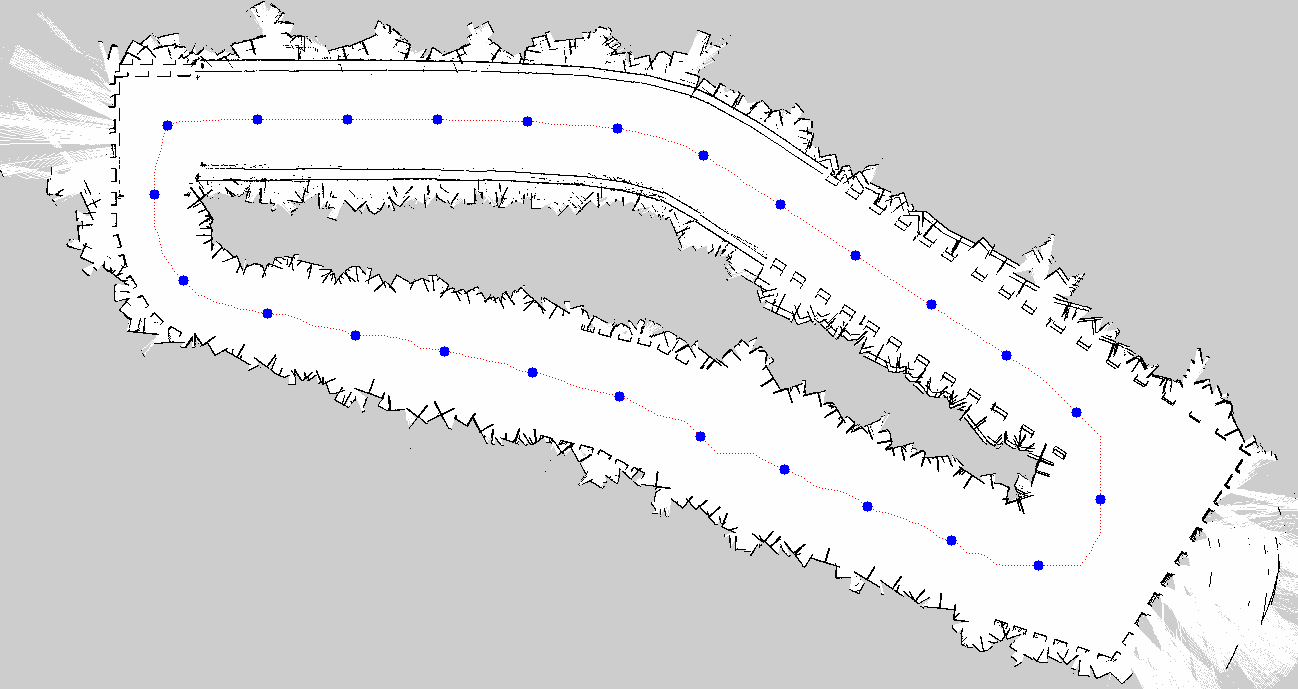
#> input picture ros2_ws/src/offroad_nav2/config/lap_route.png, 1298 x 689 px
$ python make_lap_route.py ../config/lap_route.png out.png
#> lines starting #> are read from the running program, lines starting #| are printed output that depends on the picture; after the words box and inside, x2 and y2 are one past the last pixel; in counts of white or black regions, pixels touching at a corner belong together
#!/usr/bin/env python3
"""Centreline lap route on the RoboCross static map: Dijkstra over free cells (cost ~ exp(-clearance)) through rough
via points, sampled every 18 m. Writes config/lap_route.json (map-frame x,y,yaw) + a PNG for inspection."""
import heapq
import json
import math
import sys

import cv2
import numpy as np

MAP = sys.argv[1]
OUT = sys.argv[2]
res, ox, oy = 0.2, -31.4, -113.0
im = cv2.imread(MAP, cv2.IMREAD_GRAYSCALE)
#> im: shape (689, 1298); min 0, max 254, mean 218.8
H, W = im.shape
#> H = 689; W = 1298
free = (im >= 250).astype(np.uint8)
#> free: shape (689, 1298); values 0 (black) and 1 (white), 40% white; 314 white regions (294 under 20 px), largest, box (x1, y1, x2, y2) and area: (0, 2, 1298, 689) 345844, (304, 179, 601, 219) 6121, (344, 22, 409, 60) 1306
free = cv2.erode(free, np.ones((9, 9), np.uint8))          # keep 0.9 m from anything occupied/unknown
#> free: shape (689, 1298); values 0 (black) and 1 (white), 24.5% white; 110 white regions (67 under 20 px), largest, box (x1, y1, x2, y2) and area: (120, 75, 1274, 651) 122237, (159, 124, 1096, 561) 89402, (52, 161, 115, 261) 1696
dt = cv2.distanceTransform(free, cv2.DIST_L2, 5) * res
# only the component containing the start: via points must not snap into disconnected strips
n_cc, lab = cv2.connectedComponents(free)
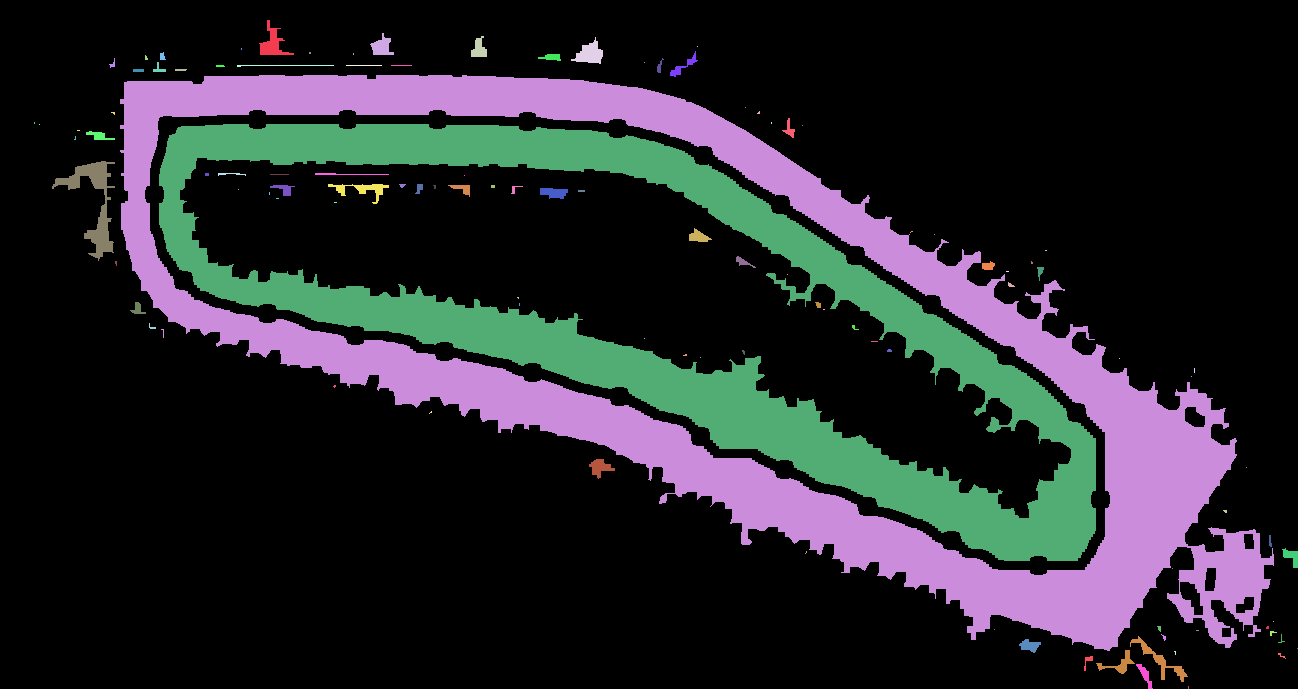
#> lab: shape (689, 1298) int32; 111 distinct labels, from 0 to 110; one colour per label, 0 black
#> n_cc = 111
main_cc = lab[int(H - 1 - (-1 - -113.0) / res), int(round((0 + 31.4) / res))]
#> main_cc = 23
free = (lab == main_cc).astype(np.uint8)
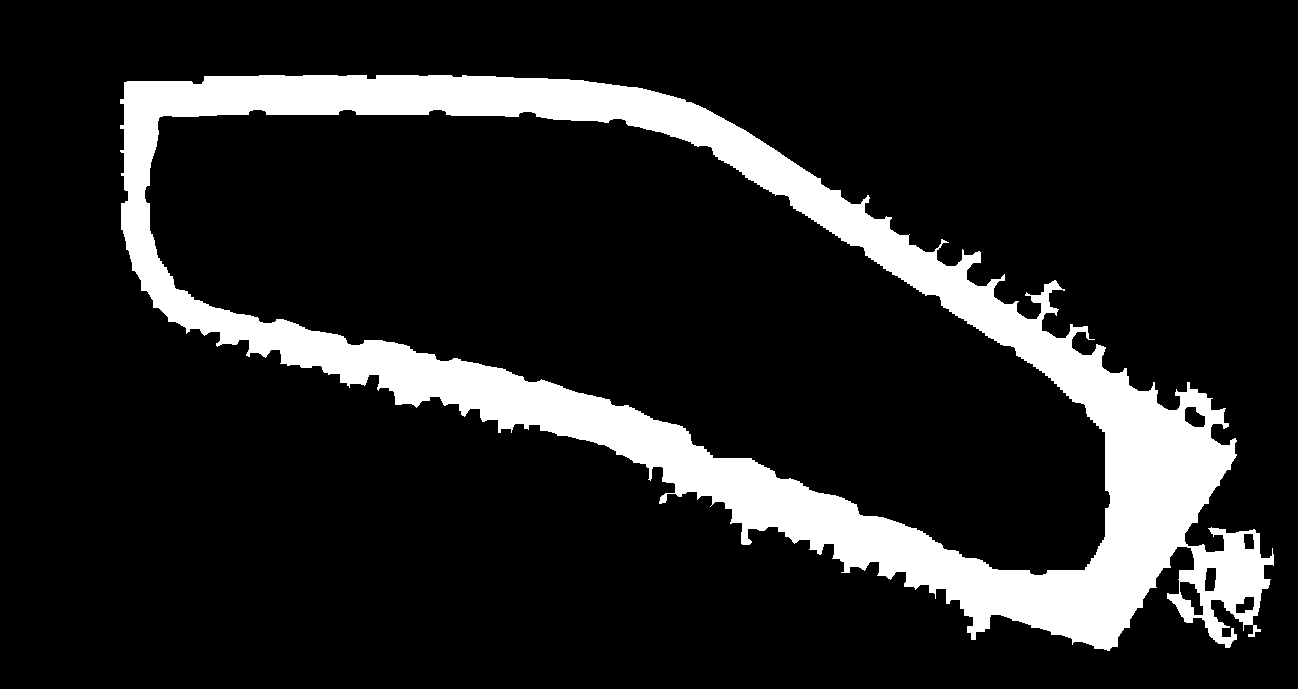
#> free: shape (689, 1298); values 0 (black) and 1 (white), 13.7% white; 1 white region, box (x1, y1, x2, y2) and area: (120, 75, 1274, 651) 122237
print('main component cells', int(free.sum()), 'of', n_cc, 'components')
#| main component cells 122237 of 111 components
VIA = [(0, -1), (60, -1), (100, -3), (125, -18), (150, -45), (175, -80), (150, -98), (100, -78), (50, -58), (10, -42),
       (-3, -20), (0, -1)]
to_px = lambda x, y: (int(round((x - ox) / res)), int(round(H - 1 - (y - oy) / res)))
to_xy = lambda c, r: (ox + c * res, oy + (H - 1 - r) * res)


def snap(x, y):
#> called with x = 0, y = -1
    c, r = to_px(x, y)
    best, bd = (c, r), -1
    for dr in range(-60, 61):
        for dc in range(-60, 61):
            rr, cc = r + dr, c + dc
            if 0 <= rr < H and 0 <= cc < W and free[rr, cc] and dt[rr, cc] > bd:
                best, bd = (cc, rr), dt[rr, cc]
#> after the loop, bd = 4.28; best = (144, 102)
    return best


def dijkstra(a, b):
    cost = np.full((H, W), np.inf)
    prev = {}
    cost[a[1], a[0]] = 0
    pq = [(0.0, a)]
    while pq:
        d, (c, r) = heapq.heappop(pq)
        if (c, r) == b:
            break
        if d > cost[r, c]:
            continue
        for dc, dr in ((1, 0), (-1, 0), (0, 1), (0, -1), (1, 1), (1, -1), (-1, 1), (-1, -1)):
            cc, rr = c + dc, r + dr
            if 0 <= cc < W and 0 <= rr < H and free[rr, cc]:
                nd = d + math.hypot(dc, dr) * (1.0 + 4.0 * math.exp(-dt[rr, cc] / 2.0))
                if nd < cost[rr, cc]:
                    cost[rr, cc] = nd
                    prev[(cc, rr)] = (c, r)
                    heapq.heappush(pq, (nd, (cc, rr)))
    p = [b]
    while p[-1] != a:
        p.append(prev[p[-1]])
    return p[::-1]


pts = [snap(*v) for v in VIA]
#> pts = [(144, 102), (397, 94), (601, 102), (759, 162), (963, 298), (974, 583), (926, 562), (691, 468), (414, 377), (178, 305), (135, 213), (144, 102)]
path = []
for a, b in zip(pts[:-1], pts[1:]):
    path += dijkstra(a, b)[:-1]
#> this loop made 11 passes
#> after the loop, path = 2284 pairs, first value 135 to 1143, second value 93 to 600
path.append(pts[-1])
xy = np.array([to_xy(c, r) for c, r in path])
#> xy = 2285 pairs, first value -4.4 to 197.2, second value -95.4 to 6
wp = [xy[0]]
#> wp = [[-2.6, 4.2]]
for p in xy:
    if np.hypot(*(p - wp[-1])) >= 18.0:
        wp.append(p)
#> this loop made 2285 passes
#> p on passes 1 to 3: [-2.6, 4.2], [-2.4, 4.4], [-2.2, 4.4]
#> after the loop, wp = 28 pairs, first value -4.2 to 197.2, second value -94 to 5.8
route = []
for i, p in enumerate(wp):
    q = wp[(i + 1) % len(wp)]
    route.append({'x': round(float(p[0]), 2), 'y': round(float(p[1]), 2),
                  'yaw': round(math.atan2(q[1] - p[1], q[0] - p[0]), 3)})
#> this loop made 28 passes
#> (p, q) on passes 1 to 12: ([-2.6, 4.2], [15.4, 5.6]), ([15.4, 5.6], [33.4, 5.8]), ([33.4, 5.8], [51.4, 5.8]), ([51.4, 5.8], [69.4, 5.4]), ([69.4, 5.4], [87.4, 4.4]), ([87.4, 4.4], [105.2, 0.8]), ([105.2, 0.8], [121, -8.2]), ([121, -8.2], [136, -18.4]), ([136, -18.4], [151.2, -28.4]), ([151.2, -28.4], [166.4, -38.4]), ([166.4, -38.4], [181.4, -48.4]), ([181.4, -48.4], [195.2, -60.2])
#> after the loop, route = 28 items
json.dump(route, open(OUT, 'w'), indent=1)
img = cv2.cvtColor(im, cv2.COLOR_GRAY2BGR)
for c, r in path[::3]:
    img[r, c] = (0, 0, 255)
#> this loop made 762 passes
#> (c, r) on passes 1 to 3: (144, 102), (147, 101), (150, 100)
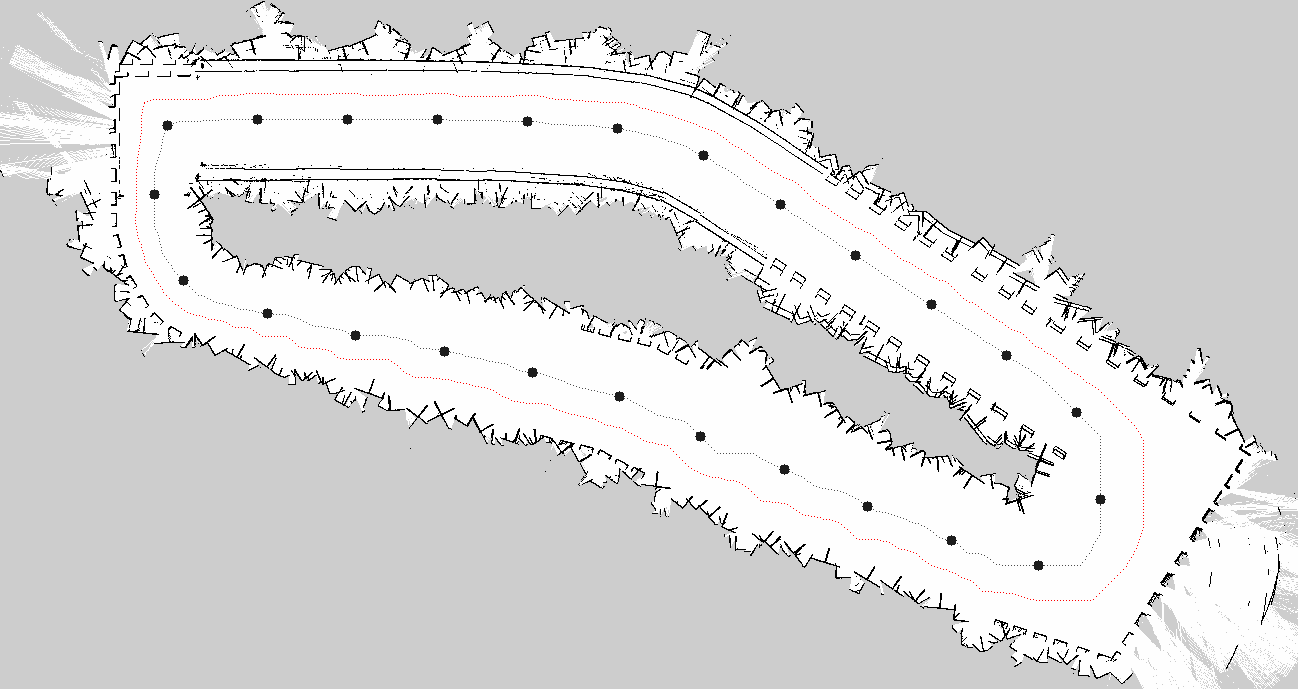
#> img: shape (689, 1298, 3); mean B, G, R 218.6, 218.6, 218.8
for w in route:
    cv2.circle(img, to_px(w['x'], w['y']), 5, (255, 0, 0), -1)
#> this loop made 28 passes
#> w on passes 1 to 12: {'x': -2.6, 'y': 4.2, 'yaw': 0.078}, {'x': 15.4, 'y': 5.6, 'yaw': 0.011}, {'x': 33.4, 'y': 5.8, 'yaw': 0}, {'x': 51.4, 'y': 5.8, 'yaw': -0.022}, {'x': 69.4, 'y': 5.4, 'yaw': -0.055}, {'x': 87.4, 'y': 4.4, 'yaw': -0.2}, {'x': 105.2, 'y': 0.8, 'yaw': -0.518}, {'x': 121, 'y': -8.2, 'yaw': -0.597}, {'x': 136, 'y': -18.4, 'yaw': -0.582}, {'x': 151.2, 'y': -28.4, 'yaw': -0.582}, {'x': 166.4, 'y': -38.4, 'yaw': -0.588}, {'x': 181.4, 'y': -48.4, 'yaw': -0.707}
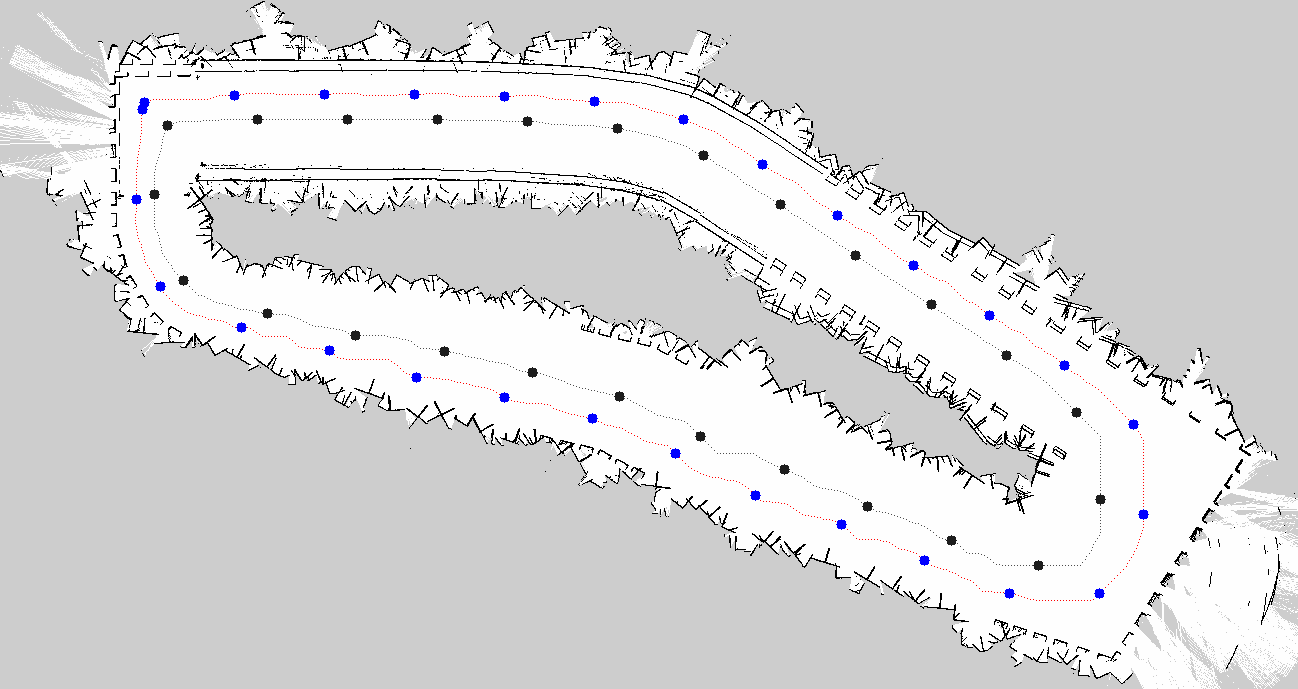
#> img: shape (689, 1298, 3); 0.25% of pixels changed, all inside (x1, y1, x2, y2) = (131, 89, 1149, 599)
cv2.imwrite(OUT.replace('.json', '.png'), img)
print(len(route), 'waypoints, path length %.0f m' % (len(path) * res * 1.1))
#| 28 waypoints, path length 503 m
